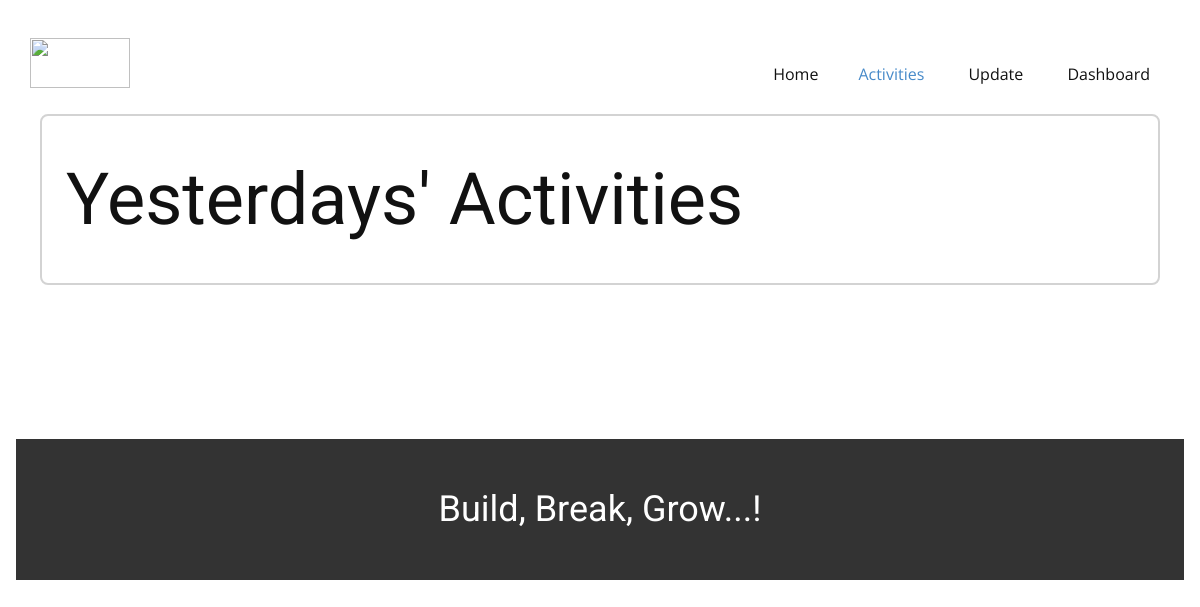
The app's page /update/ (signed in), older data.
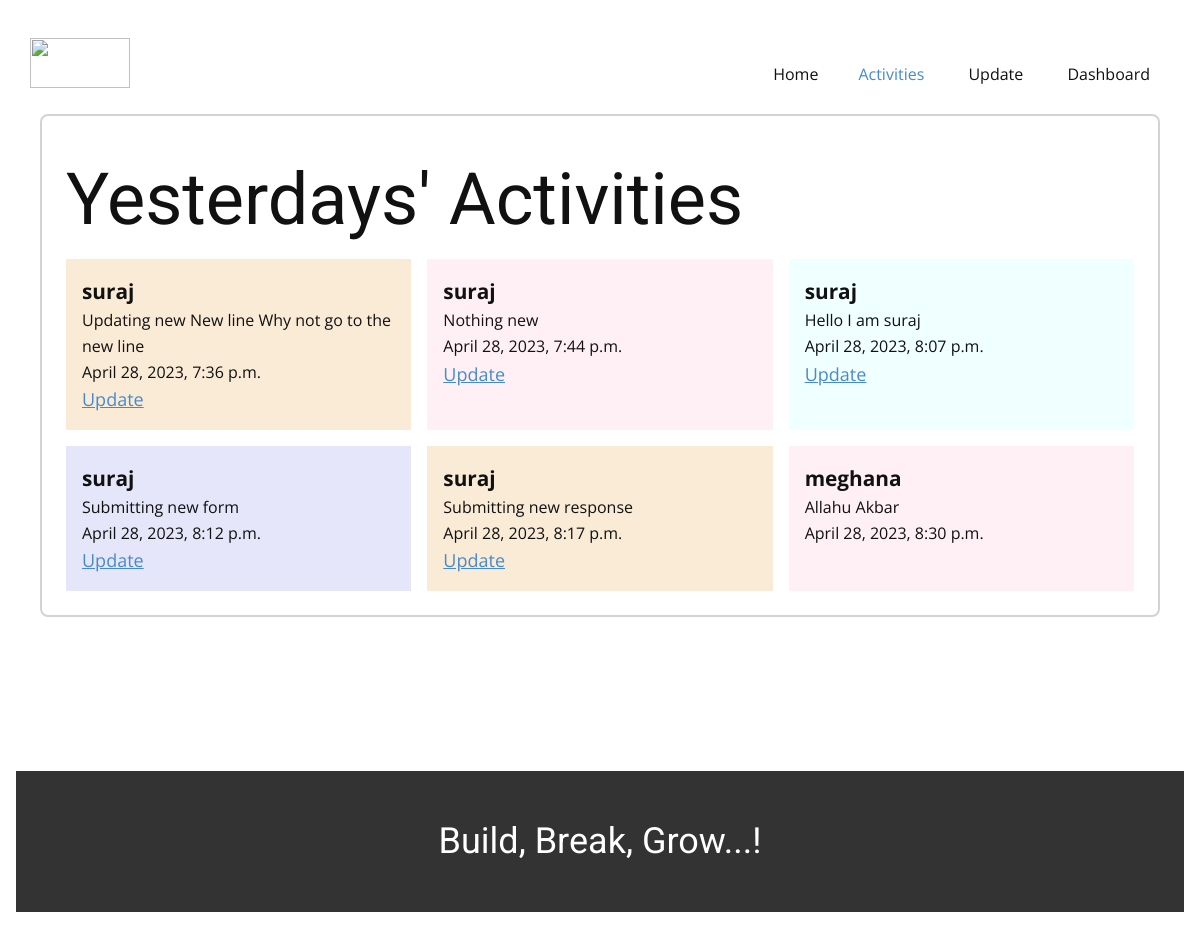
The same page, newer data.
### staticpages/models.py (models this page shows, shortened)
class DailyUpdate(models.Model):
    user = models.ForeignKey(User, on_delete=models.CASCADE)
    text = models.TextField()
    date = models.DateTimeField(auto_now_add=True)

### staticpages/views.py (the view)
# urls.py: path('update/',views.update, name='update'),
@login_required
def update(request):
    today = timezone.now().date()
    yesterday = today - timedelta(days=1)
    urname = DailyUpdate.objects.filter(date__date=today)
    return render(request, 'updatenodu.html', {'urname':urname})

### staticpages/templates/updatenodu.html (shortened to what this page needs)
{% extends 'base.html' %}
{% block content %}
<article>
	<h1>Yesterdays' Activities</h1>
	<dl>
    {% for details in urname%}
		<div>
			<dt>{{ details.user.username }}</dt>
			<dd>{{ details.text }}</dd>
      <dd>{{ details.date }}</dd>
      {% if user.is_authenticated and user ==  details.user %}
      <dd><a href="{% url 'update_activity' details.id %}">Update</a></dd>
      {% endif %}
		</div>
    {% endfor %}
	</dl>
</article>
<br>
<br>
<br>
<br>
<br>
<br>
{% endblock content %}

### s24Deploy/templates/base.html (shortened to what this page needs)
<!DOCTYPE html>
<html style="font-size: 16px;" lang="en"><head>
    {% load static %}
    <link rel="stylesheet" href="{% static 'nicepage.css' %}" media="screen">
    <link rel="stylesheet" href="{% static 'nicepagesite.css' %}" media="screen">
    <link href="https://cdn.jsdelivr.net/npm/bootstrap@5.1.1/dist/css/bootstrap.min.css" rel="stylesheet" />
<link rel="stylesheet" href="{% static 'nicepagesite.css' %}" media="screen">
<link rel="stylesheet" href="{% static 'Home.css' %}" media="screen">
</head>
  <body data-home-page="Home.html" data-home-page-title="Home" class="u-body u-xl-mode" data-lang="en"><header class="u-clearfix u-header u-header" id="sec-476e"><div class="u-clearfix u-sheet u-valign-middle u-sheet-1">
        <a href="#" class="u-image u-logo u-image-1">
          <img src="https://s24.codes/finallogo.png" style="height: 50px; width: 100px;" class="u-logo-image u-logo-image-1">
        </a>
        <nav class="u-menu u-menu-one-level u-offcanvas u-menu-1">
          <div class="u-custom-menu u-nav-container">
            <ul class="u-nav u-unstyled u-nav-1"><li class="u-nav-item"><a class="u-button-style u-nav-link u-text-active-palette-1-base u-text-hover-palette-2-base" href="{% url 'index' %}" style="padding: 2px 20px;">Home</a>
</li><li class="u-nav-item"><a class="u-button-style u-nav-link u-text-active-palette-1-base u-text-hover-palette-2-base" style="padding: 10px 20px;" href="{% url 'update' %}">Activities</a>
</li>
<li class="u-nav-item"><a class="u-button-style u-nav-link u-text-active-palette-1-base u-text-hover-palette-2-base" style="padding: 10px 20px;" href="{% url 'doupdate' %}">Update</a>
</li>
<li class="u-nav-item"><a class="u-button-style u-nav-link u-text-active-palette-1-base u-text-hover-palette-2-base" style="padding: 10px 20px;" href="{% url 'dashboard' %}">Dashboard</a>
</li>
</ul>
          </div>
        </nav>
      </div></header>
      {% block content %}
      {% endblock content%}
    <footer class="u-align-center u-clearfix u-footer u-grey-80 u-footer" id="sec-329e"><div class="u-clearfix u-sheet u-sheet-1">
        <h3 class="u-small-text u-text u-text-variant u-text-1">Build, Break, Grow...!</h3>
      </div></footer>
</body>
</html>

### staticpages/templates/updatenodu.html (style rules this page uses)
* { box-sizing: border-box; }
body { font-family: "Open Sans", sans-serif; margin: 0; padding: 1rem; }
article { max-width: 70rem; margin: 0 auto; border: 0.18rem solid lightgrey; padding: clamp(1rem, 2vw, 3rem); border-radius: 0.5rem; }
h1, dl { margin: 0; }
article > * + * { margin-top: 1rem; }
dl { display: grid; grid-template-columns: repeat(auto-fill, minmax(min(100%, 20rem), 1fr)); gap: 1rem; }
dl > div { background: antiquewhite; padding: 1rem; }
dl > div:nth-child(4n - 2) { background: lavenderblush; }
dl > div:nth-child(4n - 1) { background: azure; }
dl > div:nth-child(4n) { background: lavender; }
dt { font-weight: 700; font-size: 1.3rem; }
dd { margin: 0; }

Row changes from the older to the newer data that the page shows:
added DailyUpdate: user.username "suraj", text "Updating new New line Why not go to the new line", date "April 28, 2023, 7:36 p.m.", shows "Update"
added DailyUpdate: user.username "suraj", text "Nothing new", date "April 28, 2023, 7:44 p.m.", shows "Update"
added DailyUpdate: user.username "suraj", text "Hello I am suraj", date "April 28, 2023, 8:07 p.m.", shows "Update"
added DailyUpdate: user.username "suraj", text "Submitting new form", date "April 28, 2023, 8:12 p.m.", shows "Update"
added DailyUpdate: user.username "suraj", text "Submitting new response", date "April 28, 2023, 8:17 p.m.", shows "Update"
added DailyUpdate: user.username "meghana", text "Allahu Akbar", date "April 28, 2023, 8:30 p.m."
